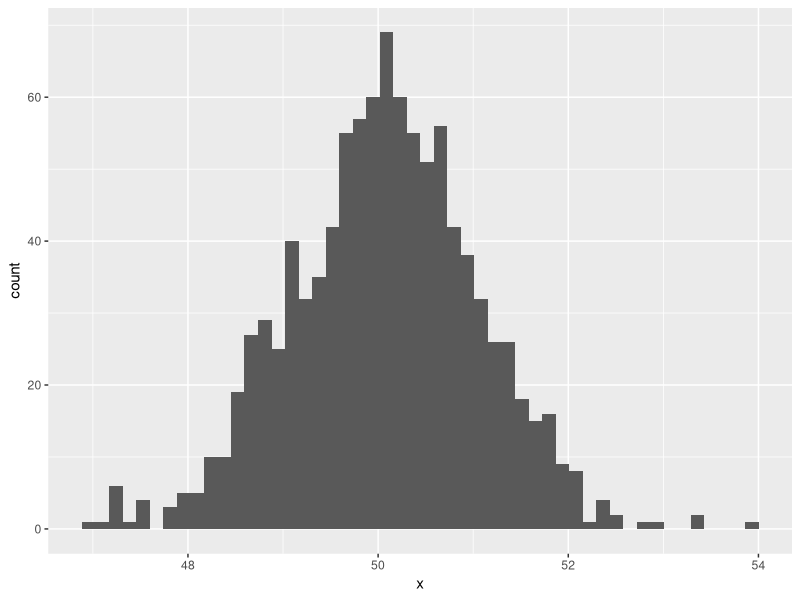
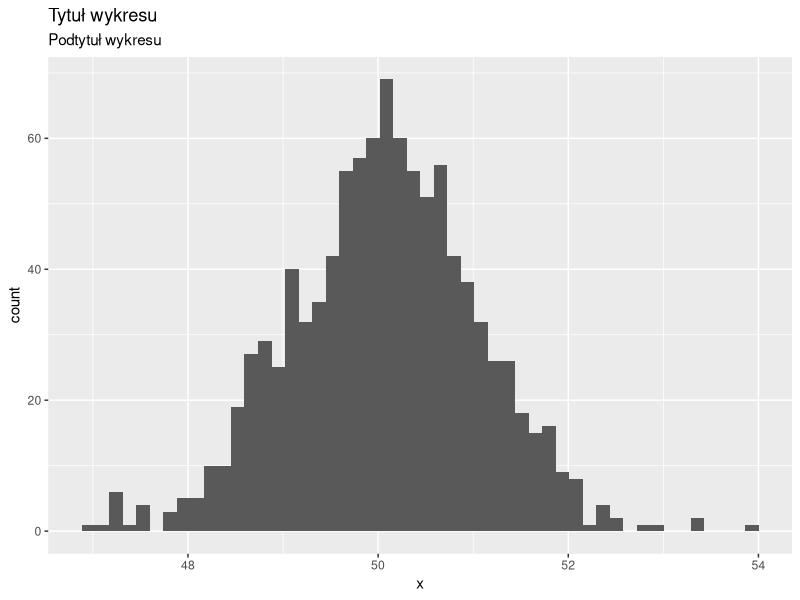
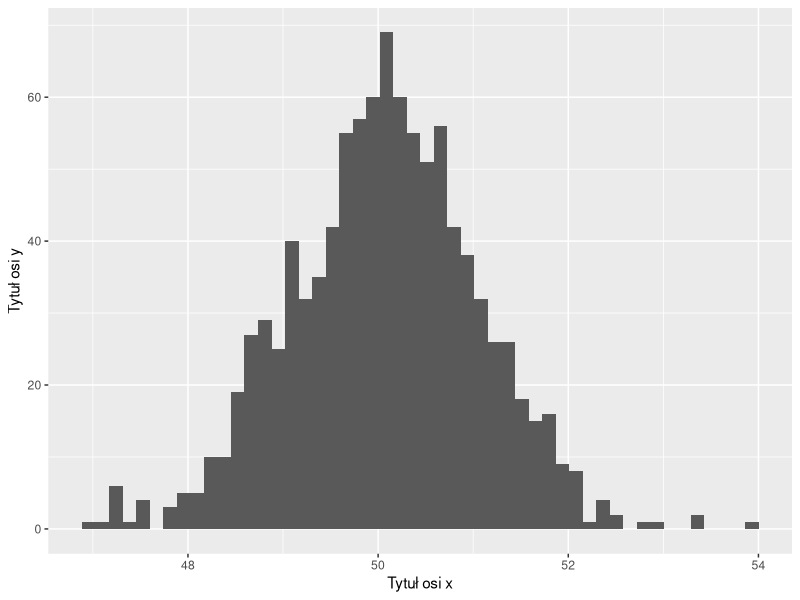
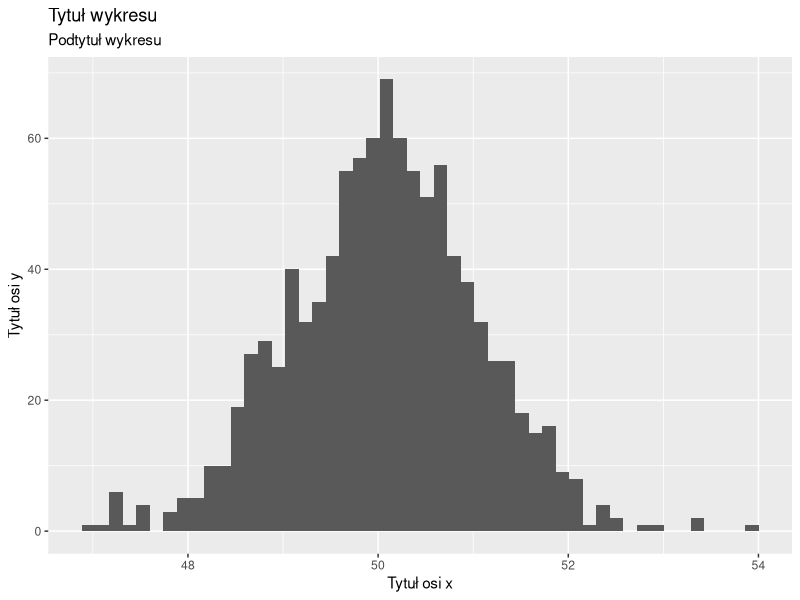
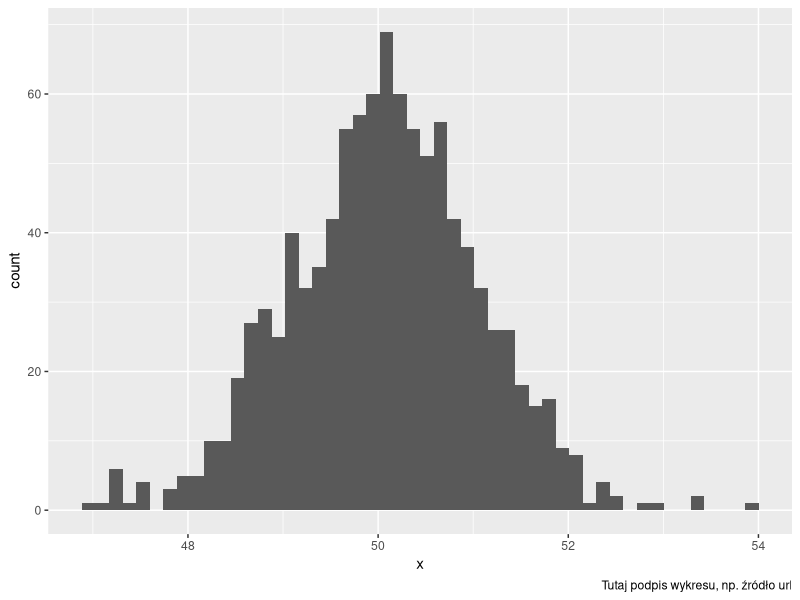

Write R code to recreate these figures, in order.
## ---- chunk 1
library(ggplot2)
x = rnorm(n = 1000, mean = 50)
plot = ggplot() + geom_histogram(aes(x), bins = 50)
plot
## ---- chunk 2
plot +
  ggtitle(label = 'Tytuł wykresu', subtitle = 'Podtytuł wykresu')
## ---- chunk 3
plot +
  xlab('Tytuł osi x') +
  ylab('Tytuł osi y')
## ---- chunk 4
plot +
  labs(title= 'Tytuł wykresu', 
       subtitle = 'Podtytuł wykresu', 
       x = 'Tytuł osi x',
       y = 'Tytuł osi y')
## ---- chunk 5
plot +
  labs(caption = 'Tutaj podpis wykresu, np. źródło url')
